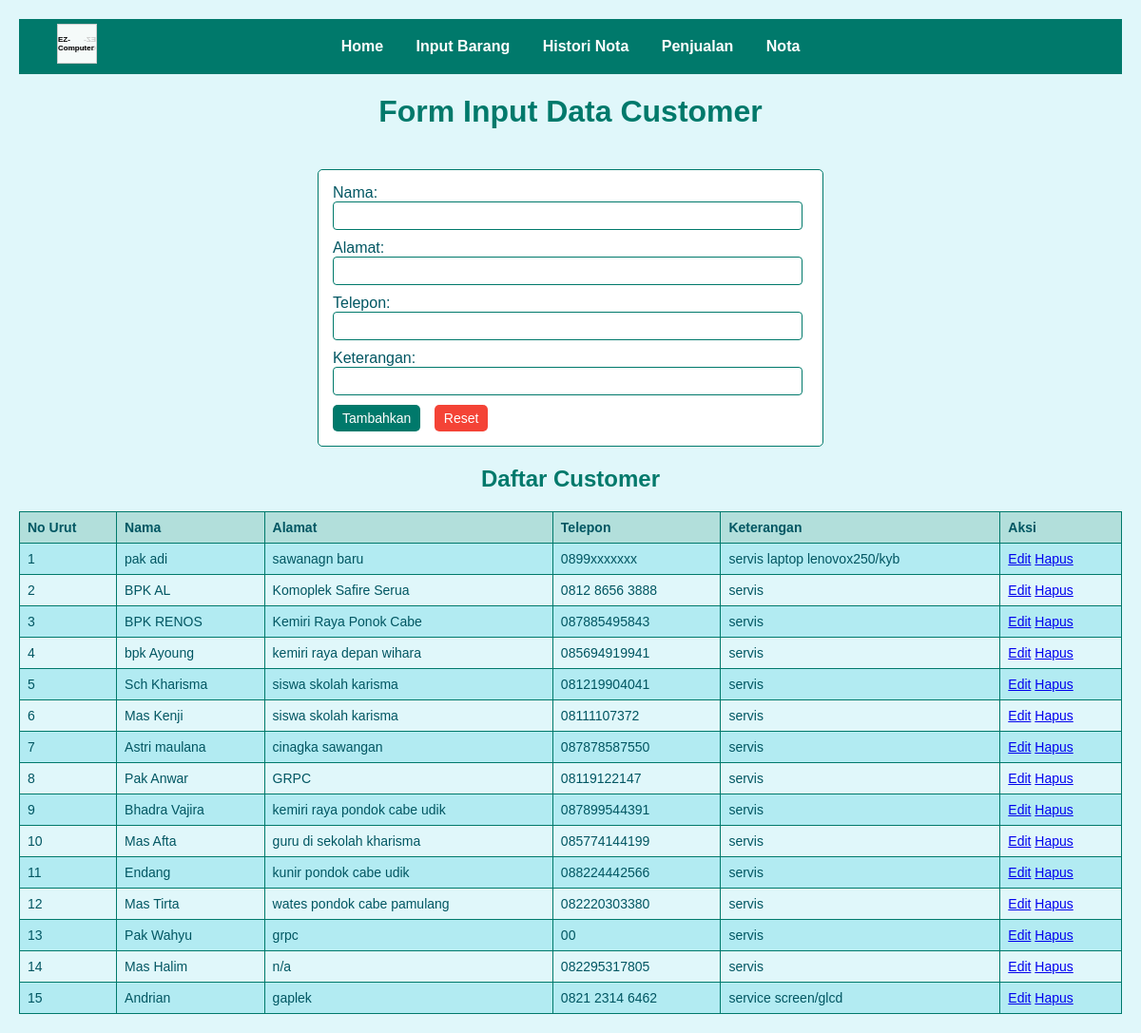
The app's page /cst.php with its own data.
### tables this page shows
CREATE TABLE cst (
        id INTEGER PRIMARY KEY AUTOINCREMENT,
        no_urut INTEGER NOT NULL,
        nama TEXT NOT NULL,
        alamat TEXT,
        tlp TEXT,
        keterangan TEXT
    );

### cst.php (the view, shortened to what this page needs)
<?php
$db_file = 'login_logout.db';
try {
    $db = new PDO("sqlite:$db_file");
    $db->setAttribute(PDO::ATTR_ERRMODE, PDO::ERRMODE_EXCEPTION);
    $nama = $alamat = $tlp = $keterangan = "";
    $selectCstSQL = "SELECT * FROM cst ORDER BY no_urut ASC";
    $stmt = $db->query($selectCstSQL);
    $cstData = $stmt->fetchAll(PDO::FETCH_ASSOC);
} catch (PDOException $e) {
    echo "Koneksi atau operasi gagal: " . $e->getMessage();
    exit();
}
?>
<!DOCTYPE html>
<html lang="id">
<head>
</head>
<body>
    <div class="cube">
        <div class="front">EZ-Computer</div>
        <div class="back">EZ-Computer</div>
    </div>
<div class="navbar">
    <a href="home.php">Home</a>
    <a href="input_barang.php">Input Barang</a>
    <a href="histori.php">Histori Nota</a>
    <a href="penjualan.php">Penjualan</a>
    <a href="nota.php">Nota</a>
</div>
<h1>Form Input Data Customer</h1>
<div class="form-container">
    <form method="POST" action="">
        <label>Nama:</label>
        <input type="text" name="nama" required value="<?= htmlspecialchars($nama); ?>">
        <label>Alamat:</label>
        <input type="text" name="alamat" value="<?= htmlspecialchars($alamat); ?>">
        <label>Telepon:</label>
        <input type="text" name="tlp" value="<?= htmlspecialchars($tlp); ?>">
        <label>Keterangan:</label>
        <input type="text" name="keterangan" value="<?= htmlspecialchars($keterangan); ?>">
        <button type="submit" name="<?= isset($editData) ? 'update' : 'add'; ?>">
            <?= isset($editData) ? 'Perbarui' : 'Tambahkan'; ?>
        </button>
        <button type="reset" class="reset-button" onclick="resetForm()">Reset</button>
    </form>
</div>
<h2>Daftar Customer</h2>
<table border="1">
    <tr>
        <th>No Urut</th>
        <th>Nama</th>
        <th>Alamat</th>
        <th>Telepon</th>
        <th>Keterangan</th>
        <th>Aksi</th>
    </tr>
    <?php foreach ($cstData as $row): ?>
    <tr>
        <td><?= $row['no_urut']; ?></td>
        <td><?= htmlspecialchars($row['nama']); ?></td>
        <td><?= htmlspecialchars($row['alamat']); ?></td>
        <td><?= htmlspecialchars($row['tlp']); ?></td>
        <td><?= htmlspecialchars($row['keterangan']); ?></td>
        <td>
            <a href="?edit=<?= $row['id']; ?>">Edit</a>
            <a href="?delete=<?= $row['id']; ?>" onclick="return confirm('Yakin ingin menghapus?');">Hapus</a>
        </td>
    </tr>
    <?php endforeach; ?>
</table>
</body>
</html>

### cst.php (style rules this page uses)
body { font-family: Arial, sans-serif; background-color: #e0f7fa; color: #005662; margin: 0; padding: 20px; }
h1, h2 { color: #00796b; text-align: center; }
.navbar { background-color: #00796b; padding: 20px; text-align: center; }
.navbar a { margin: 0 15px; color: white; text-decoration: none; font-weight: bold; transition: color 0.3s; }
table { width: 100%; border-collapse: collapse; margin-top: 20px; }
th, td { padding: 8px; border: 1px solid #00796b; text-align: left; font-size: 14px; }
th { background-color: #b2dfdb; }
tr:nth-child(even) { background-color: #b2ebf2; }
.form-container { display: flex; flex-direction: column; align-items: center; }
form { margin-top: 20px; padding: 15px; background-color: #ffffff; border: 1px solid #00796b; border-radius: 5px; max-width: 500px; width: 100%; }
input[type="text"] { width: calc(100% - 20px); padding: 6px; margin-bottom: 10px; border: 1px solid #00796b; border-radius: 4px; font-size: 14px; }
button { background-color: #00796b; color: white; padding: 6px 10px; border: none; border-radius: 5px; cursor: pointer; font-size: 14px; }
.reset-button { background-color: #f44336; margin-left: 10px; }
.cube { width: 40px; height: 40px; position: absolute; top: 25px; left: 60px; transform-style: preserve-3d; animation: rotate 5s infinite linear; }
.cube div { position: absolute; width: 40px; height: 40px; background: rgba(255, 255, 255, 0.8); border: 1px solid #ccc; display: flex; align-items: center; justify-content: center; font-size: 8px; color: black; font-weight: bold; }
.front { transform: translateZ(20px); }
.back { transform: rotateY(180deg) translateZ(20px); }

### records on screen
cst: no_urut "1", nama "pak adi", alamat "sawanagn baru", tlp "0899xxxxxxx", keterangan "servis laptop lenovox250/kyb"
cst: no_urut "2", nama "BPK AL", alamat "Komoplek Safire Serua", tlp "0812 8656 3888", keterangan "servis"
cst: no_urut "3", nama "BPK RENOS", alamat "Kemiri Raya Ponok Cabe", tlp "087885495843", keterangan "servis"
cst: no_urut "4", nama "bpk Ayoung", alamat "kemiri raya depan wihara", tlp "085694919941", keterangan "servis"
cst: no_urut "5", nama "Sch Kharisma", alamat "siswa skolah karisma", tlp "081219904041", keterangan "servis"
cst: no_urut "6", nama "Mas Kenji", alamat "siswa skolah karisma", tlp "08111107372", keterangan "servis"
cst: no_urut "7", nama "Astri maulana", alamat "cinagka sawangan", tlp "087878587550", keterangan "servis"
cst: no_urut "8", nama "Pak Anwar", alamat "GRPC", tlp "08119122147", keterangan "servis"
cst: no_urut "9", nama "Bhadra Vajira", alamat "kemiri raya pondok cabe udik", tlp "087899544391", keterangan "servis"
cst: no_urut "10", nama "Mas Afta", alamat "guru di sekolah kharisma", tlp "085774144199", keterangan "servis"
cst: no_urut "11", nama "Endang", alamat "kunir pondok cabe udik", tlp "088224442566", keterangan "servis"
cst: no_urut "12", nama "Mas Tirta", alamat "wates pondok cabe pamulang", tlp "082220303380", keterangan "servis"
cst: no_urut "13", nama "Pak Wahyu", alamat "grpc", tlp "00", keterangan "servis"
cst: no_urut "14", nama "Mas Halim", alamat "n/a", tlp "082295317805", keterangan "servis"
cst: no_urut "15", nama "Andrian", alamat "gaplek", tlp "0821 2314 6462", keterangan "service screen/glcd"
